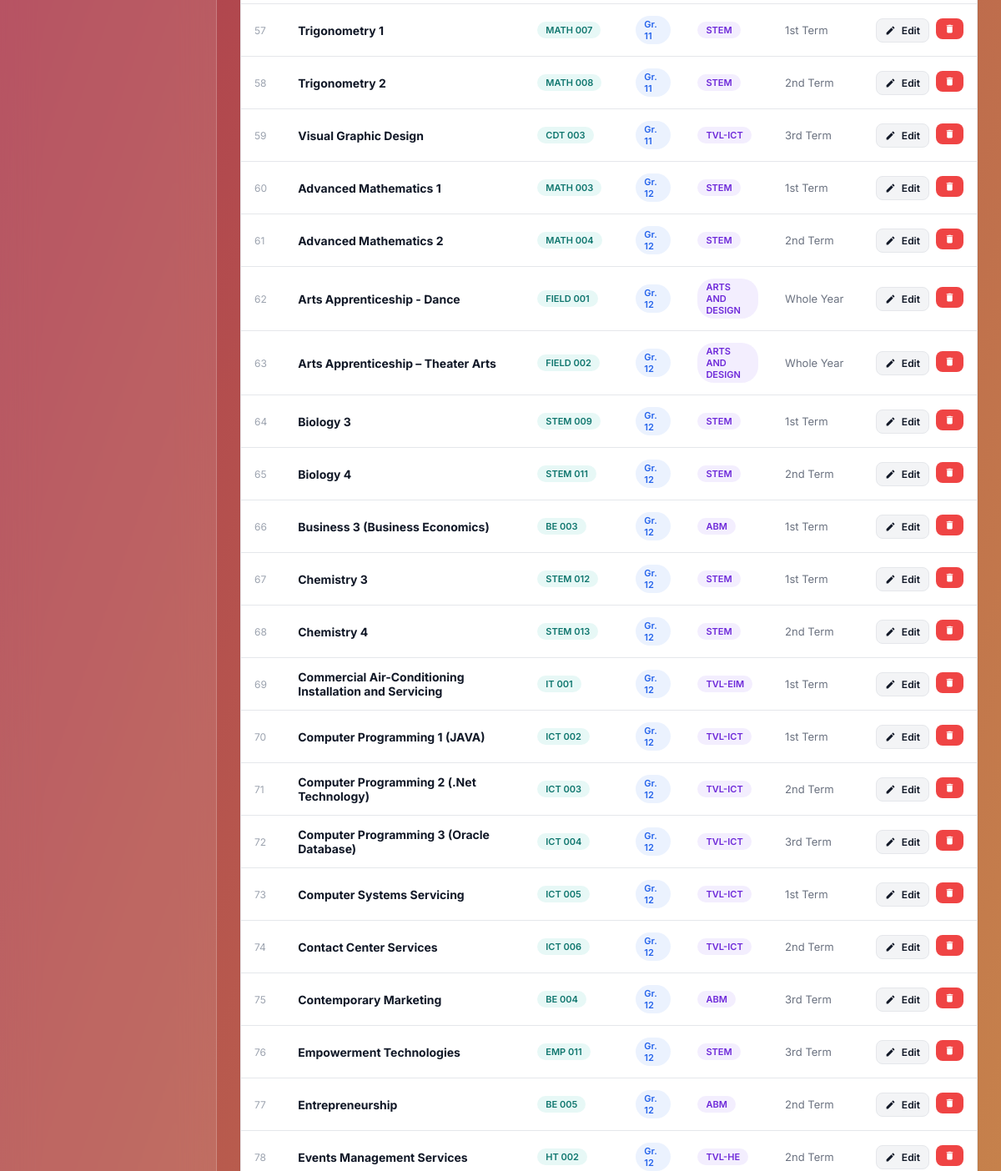
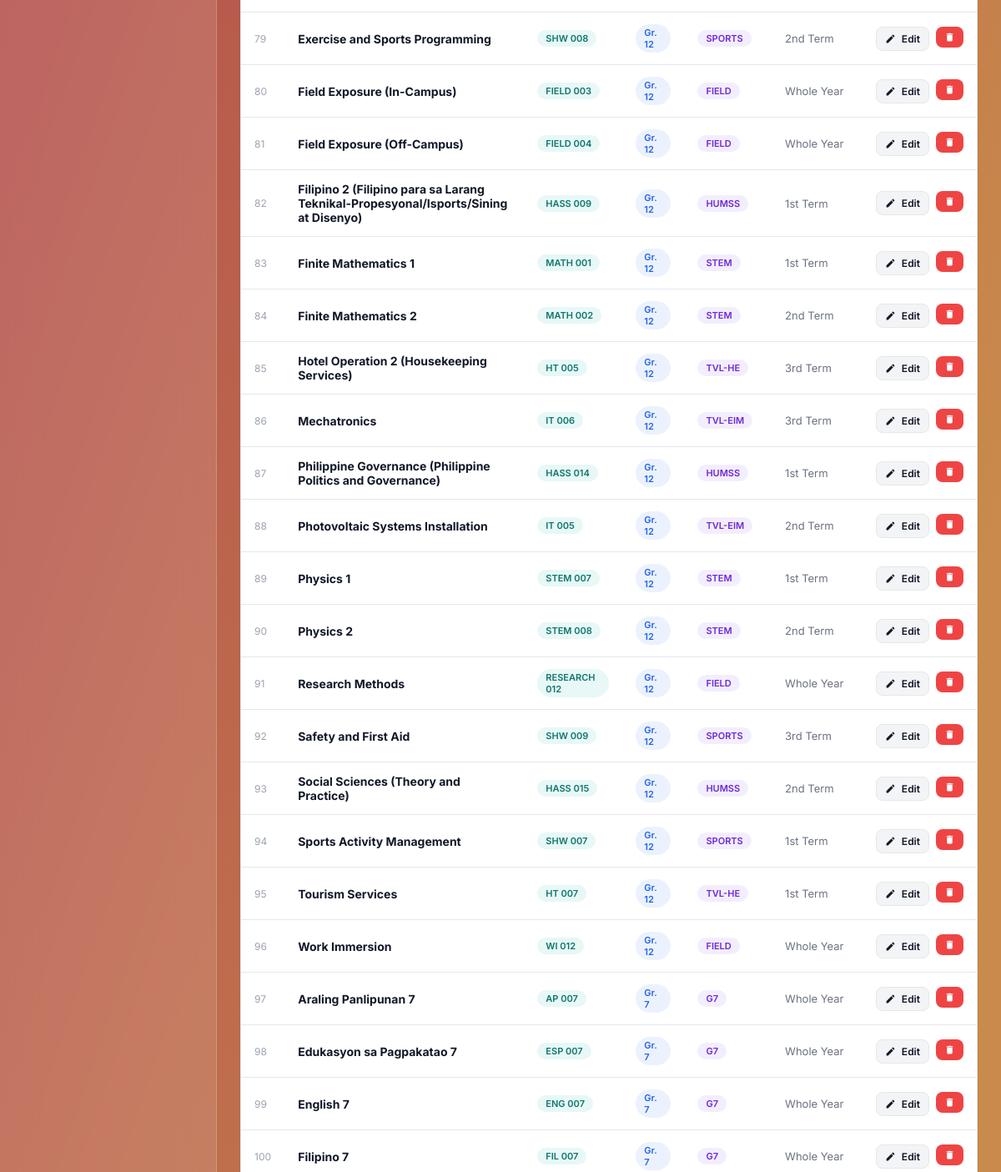
The page /subjects (signed in, middle part) on the database as committed earlier (2 pictures, top to bottom).
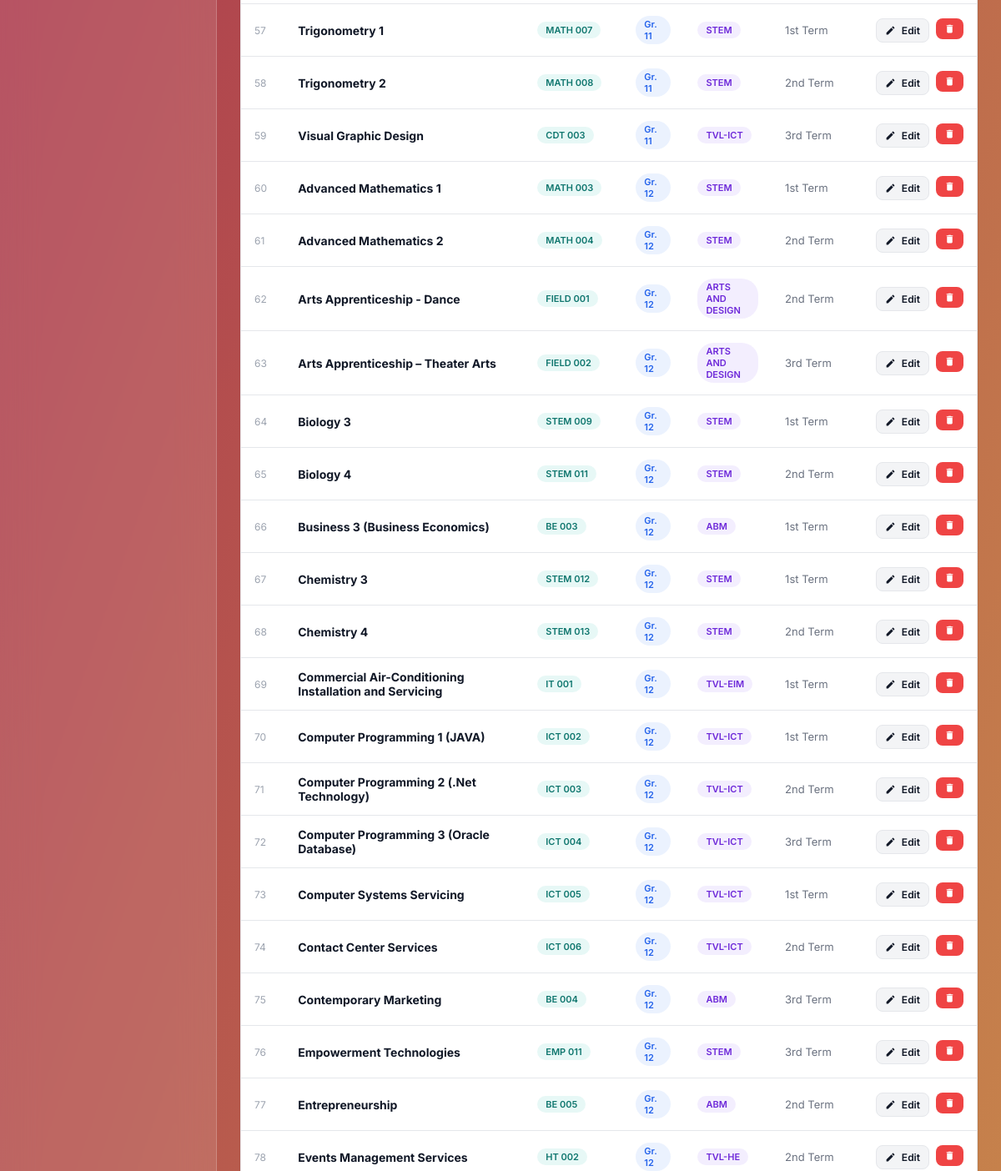
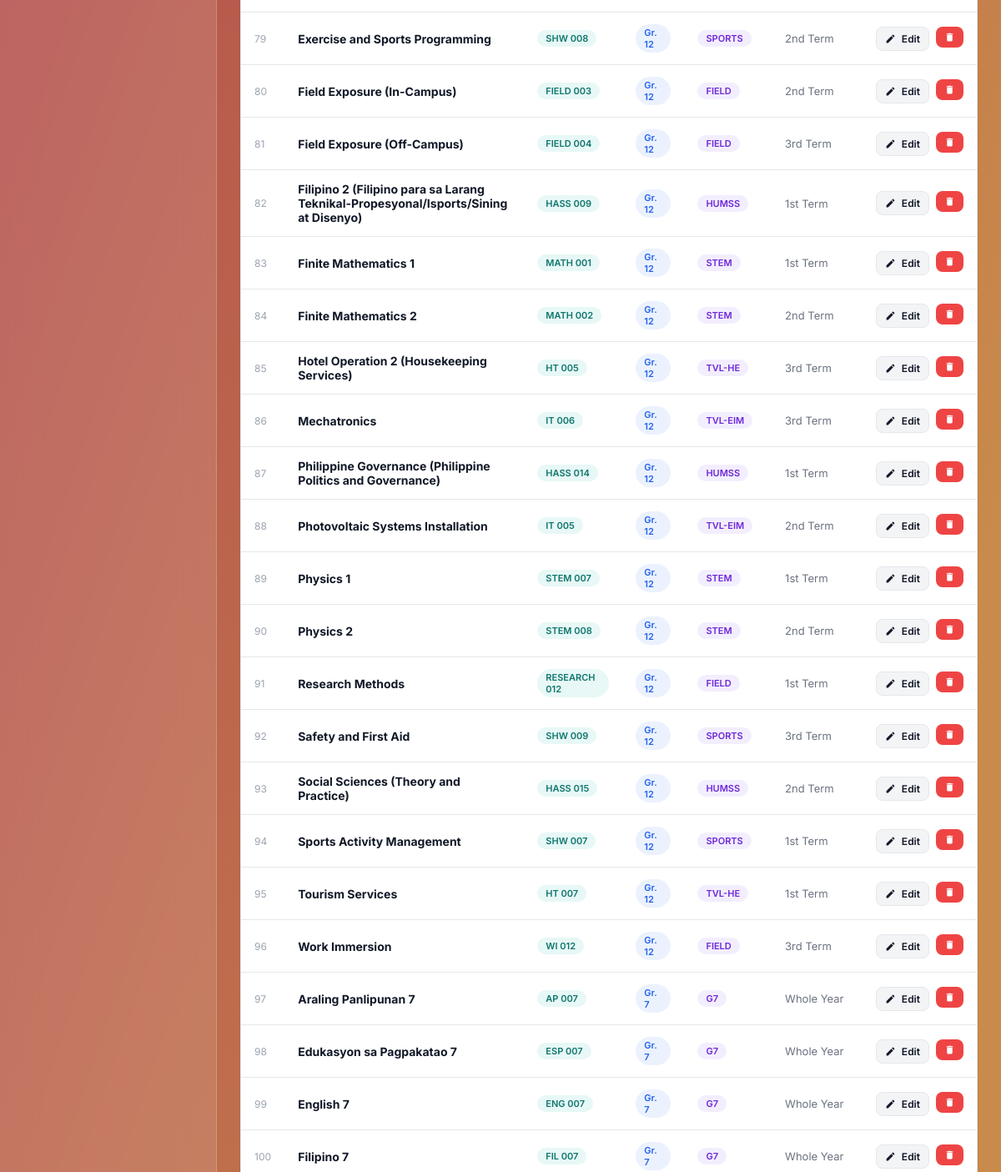
The same page on the database as committed later (2 pictures, top to bottom).
### tables this page shows
CREATE TABLE subjects (
        id INTEGER PRIMARY KEY AUTOINCREMENT,
        subject_code TEXT NOT NULL, subject_name TEXT NOT NULL,
        grade_level TEXT NOT NULL, strand TEXT, semester TEXT, default_teacher_id INTEGER, shs_type TEXT);

### app.py (the view)
@app.route('/subjects')
@login_required
def subjects():
    conn = get_db()
    slist = conn.execute("SELECT * FROM subjects ORDER BY grade_level,subject_name").fetchall()
    conn.close()
    return render_template('subjects.html', subjects=slist)

### app.py (called while the page is built)
def get_db():
    conn = sqlite3.connect(DATABASE)
    conn.row_factory = sqlite3.Row
    conn.execute("PRAGMA foreign_keys = ON")
    return conn

def login_required(f):
    @wraps(f)
    def decorated(*args, **kwargs):
        if 'admin_id' not in session:
            return redirect(url_for('login'))
        return f(*args, **kwargs)
    return decorated

### templates/subjects.html (shortened to what this page needs)
{% extends "layout.html" %}
{% block content %}
<div class="content-card">
  {% if subjects %}
  <div class="data-table-wrap">
    <table class="data-table">
      <tbody>
        {% for s in subjects %}
        <tr>
          <td style="color:#9ca3af;font-size:12px;">{{ loop.index }}</td>
          <td><strong>{{ s.subject_name }}</strong></td>
          <td><span class="badge badge-section">{{ s.subject_code }}</span></td>
          <td><span class="badge badge-grade">Gr. {{ s.grade_level }}</span></td>
          <td>
            {% if s.strand %}
              <span class="badge badge-strand">{{ s.strand }}</span>
            {% else %}
              <span style="color:var(--text-muted);">—</span>
            {% endif %}
          </td>
          <td style="color:var(--text-secondary);font-size:13px;">{{ s.semester or '—' }}</td>
          <td style="text-align:right;">
            <div style="display:flex;gap:8px;justify-content:flex-end;">
              <button class="btn btn-secondary btn-sm" onclick="editSubject({{ s.id }})">
                <svg viewBox="0 0 24 24" fill="currentColor"><path d="M3 17.25V21h3.75L17.81 9.94l-3.75-3.75L3 17.25zM20.71 7.04c.39-.39.39-1.02 0-1.41l-2.34-2.34c-.39-.39-1.02-.39-1.41 0l-1.83 1.83 3.75 3.75 1.83-1.83z"/></svg>
                Edit
              </button>
              <form id="del-sub-{{ s.id }}" method="POST" action="{{ url_for('delete_subject', sid=s.id) }}" style="display:inline;">
                <button type="button" class="btn btn-danger btn-sm" onclick="confirmDelete('del-sub-{{ s.id }}')">
                  <svg viewBox="0 0 24 24" fill="currentColor"><path d="M6 19c0 1.1.9 2 2 2h8c1.1 0 2-.9 2-2V7H6v12zM19 4h-3.5l-1-1h-5l-1 1H5v2h14V4z"/></svg>
                </button>
              </form>
            </div>
          </td>
        </tr>
        {% endfor %}
      </tbody>
    </table>
  </div>
  {% else %}
  <div class="empty-state">
    <svg viewBox="0 0 24 24" fill="currentColor"><path d="M18 2H6c-1.1 0-2 .9-2 2v16c0 1.1.9 2 2 2h12c1.1 0 2-.9 2-2V4c0-1.1-.9-2-2-2zM6 4h5v8l-2.5-1.5L6 12V4z"/></svg>
    <h3>No subjects yet</h3>
    <p>Click "Add Subject" to build your master subject list</p>
  </div>
  {% endif %}
</div>
{% endblock %}

### templates/layout.html (shortened to what this page needs)
<!DOCTYPE html>
<html lang="en">
<head>
  <link rel="stylesheet" href="{{ url_for('static', filename='css/style.css') }}">
</head>
<body>
<div class="app-shell">
  <aside class="sidebar" id="sidebar">
    <nav class="sidebar-nav">
    </nav>
  </aside>
  <div class="main-content">
    <main class="page-body">{% block content %}{% endblock %}</main>
  </div>
</div>
</body>
</html>

### static/css/style.css (style rules this page uses)
:root { --brand-gradient: linear-gradient(109deg, rgba(160,24,80,1) 11.2%, rgba(201,138,75,1) 81.7%); --blue-course: linear-gradient(90deg, rgba(46,129,211,1) 0%, rgba(25,70,171,1) 100%); --teal-course: linear-gradient(90deg, rgba(76,187,149,1) 0%, rgba(38,117,105,1) 100%); --yellow-course: linear-gradient(90deg, rgba(241,218,0,1) 0%, rgba(233,164,0,1) 100%); --pink-course: linear-gradient(90deg, rgba(208,53,141,1) 0%, rgba(131,10,78,1) 100%); --dark-teal-course: linear-gradient(90deg, rgba(107,53,202,1) 0%, rgba(72,23,155,1) 100%); --medium-blue-course: linear-gradient(90deg, rgba(56,61,201,1) 0%, rgba(19,21,128,1) 100%); --mint-green-course: linear-gradient(90deg, rgba(87,209,218,1) 0%, rgba(41,123,146,1) 100%); --green-course: linear-gradient(90deg, rgba(87,219,56,1) 0%, rgba(52,164,50,1) 100%); --orange-course: linear-gradient(90deg, rgba(235,154,48,1) 0%, rgba(218,86,15,1) 100%); --slate-blue-course: linear-gradient(90deg, rgba(50,103,153,1) 0%, rgba(18,57,96,1) 100%); --dark-green-course: linear-gradient(90deg, rgba(49,123,100,1) 0%, rgba(22,71,79,1) 100%); --orange-red-course: linear-gradient(90deg, #f26a21 0%, #c0392b 100%); --sidebar-width: 260px; --header-height: 64px; --radius-sm: 8px; --radius-md: 12px; --radius-lg: 16px; --shadow-sm: 0 1px 3px rgba(0,0,0,.08), 0 1px 2px rgba(0,0,0,.04); --shadow-md: 0 4px 12px rgba(0,0,0,.10), 0 2px 4px rgba(0,0,0,.06); --shadow-lg: 0 10px 30px rgba(0,0,0,.14), 0 4px 8px rgba(0,0,0,.08); --text-primary: #111827; --text-secondary: #6b7280; --text-muted: #9ca3af; --border: #e5e7eb; --bg-page: #f3f4f6; --bg-white: #ffffff; --danger: #ef4444; --success: #22c55e; }
*,*::before,*::after { box-sizing:border-box;margin:0;padding:0 }
html { scroll-behavior:smooth }
body { font-family:'Inter',sans-serif;font-size:14px;color:var(--text-primary);background:var(--brand-gradient);min-height:100vh;-webkit-font-smoothing:antialiased }
.app-shell { display:flex;min-height:100vh;background:var(--brand-gradient) }
.sidebar { width:var(--sidebar-width);min-height:100vh;background:rgba(255,255,255,.12);backdrop-filter:blur(20px);-webkit-backdrop-filter:blur(20px);border-right:1px solid rgba(255,255,255,.2);display:flex;flex-direction:column;position:fixed;top:0;left:0;bottom:0;z-index:100;transition:transform .3s ease }
.sidebar-nav { padding:16px 12px;flex:1;overflow-y:auto }
.main-content { margin-left:var(--sidebar-width);flex:1;display:flex;flex-direction:column;min-height:100vh }
.page-body { flex:1;padding:28px;display:flex;flex-direction:column;gap:24px }
.content-card { background:var(--bg-white);border-radius:var(--radius-md);box-shadow:var(--shadow-sm);border:1px solid var(--border);overflow:hidden }
.data-table-wrap { overflow-x:auto }
.data-table { width:100%;border-collapse:collapse }

Rows that differ between the two databases and show on the page:
changed subjects "Arts Apprenticeship - Dance": semester "Whole Year" → "2nd Term"
changed subjects "Arts Apprenticeship – Theater Arts": semester "Whole Year" → "3rd Term"
changed subjects "Field Exposure (In-Campus)": semester "Whole Year" → "2nd Term"
changed subjects "Field Exposure (Off-Campus)": semester "Whole Year" → "3rd Term"
changed subjects "Research Methods": semester "Whole Year" → "1st Term"
changed subjects "Work Immersion": semester "Whole Year" → "3rd Term"
